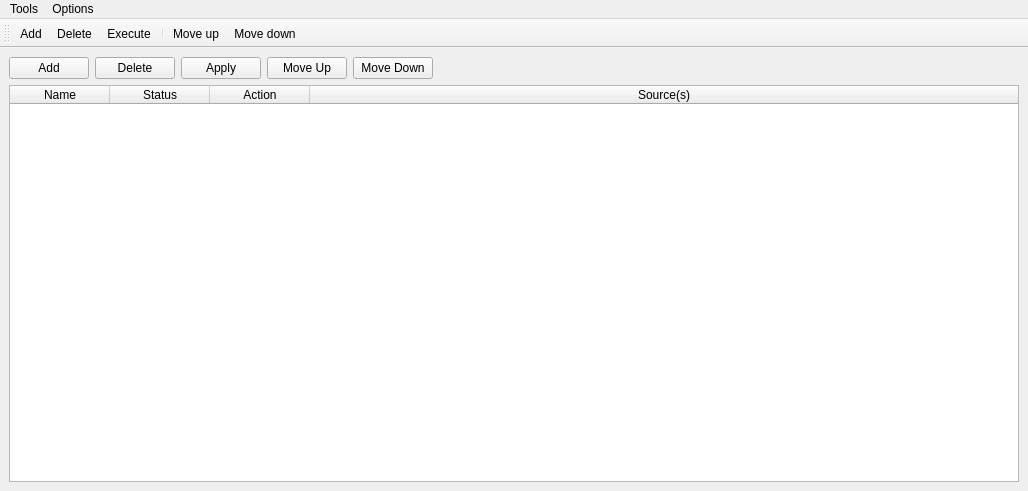
<?xml version="1.0" encoding="UTF-8"?>
<ui version="4.0">
 <class>rulesWindow</class>
 <widget class="QMainWindow" name="rulesWindow">
  <property name="geometry">
   <rect>
    <x>0</x>
    <y>0</y>
    <width>1028</width>
    <height>491</height>
   </rect>
  </property>
  <property name="sizePolicy">
   <sizepolicy hsizetype="Maximum" vsizetype="Maximum">
    <horstretch>0</horstretch>
    <verstretch>0</verstretch>
   </sizepolicy>
  </property>
  <property name="windowTitle">
   <string>DeClutter: Rules</string>
  </property>
  <property name="windowIcon">
   <iconset resource="DeClutter.qrc">
    <normaloff>:/images/DeClutter.ico</normaloff>:/images/DeClutter.ico</iconset>
  </property>
  <widget class="QWidget" name="centralwidget">
   <property name="sizePolicy">
    <sizepolicy hsizetype="Maximum" vsizetype="Maximum">
     <horstretch>0</horstretch>
     <verstretch>0</verstretch>
    </sizepolicy>
   </property>
   <layout class="QGridLayout" name="gridLayout">
    <item row="0" column="0">
     <layout class="QVBoxLayout" name="verticalLayout_2">
      <item>
       <layout class="QHBoxLayout" name="horizontalLayout">
        <item>
         <widget class="QPushButton" name="addRule">
          <property name="text">
           <string>Add</string>
          </property>
         </widget>
        </item>
        <item>
         <widget class="QPushButton" name="deleteRule">
          <property name="text">
           <string>Delete</string>
          </property>
         </widget>
        </item>
        <item>
         <widget class="QPushButton" name="applyRule">
          <property name="text">
           <string>Apply</string>
          </property>
         </widget>
        </item>
        <item>
         <widget class="QPushButton" name="moveUp">
          <property name="text">
           <string>Move Up</string>
          </property>
         </widget>
        </item>
        <item>
         <widget class="QPushButton" name="moveDown">
          <property name="text">
           <string>Move Down</string>
          </property>
         </widget>
        </item>
        <item>
         <spacer name="horizontalSpacer">
          <property name="orientation">
           <enum>Qt::Horizontal</enum>
          </property>
          <property name="sizeHint" stdset="0">
           <size>
            <width>40</width>
            <height>0</height>
           </size>
          </property>
         </spacer>
        </item>
       </layout>
      </item>
      <item>
       <widget class="QTableWidget" name="rulesTable">
        <property name="sizeAdjustPolicy">
         <enum>QAbstractScrollArea::AdjustToContents</enum>
        </property>
        <property name="editTriggers">
         <set>QAbstractItemView::NoEditTriggers</set>
        </property>
        <property name="alternatingRowColors">
         <bool>true</bool>
        </property>
        <property name="columnCount">
         <number>4</number>
        </property>
        <attribute name="horizontalHeaderStretchLastSection">
         <bool>true</bool>
        </attribute>
        <column>
         <property name="text">
          <string>Name</string>
         </property>
        </column>
        <column>
         <property name="text">
          <string>Status</string>
         </property>
        </column>
        <column>
         <property name="text">
          <string>Action</string>
         </property>
        </column>
        <column>
         <property name="text">
          <string>Source(s)</string>
         </property>
        </column>
       </widget>
      </item>
     </layout>
    </item>
   </layout>
  </widget>
  <widget class="QMenuBar" name="menubar">
   <property name="geometry">
    <rect>
     <x>0</x>
     <y>0</y>
     <width>1028</width>
     <height>21</height>
    </rect>
   </property>
   <widget class="QMenu" name="menuOptions">
    <property name="title">
     <string>Tools</string>
    </property>
    <addaction name="actionOpen_log_file"/>
    <addaction name="actionClear_log_file"/>
   </widget>
   <widget class="QMenu" name="menuOptions_2">
    <property name="title">
     <string>Options</string>
    </property>
   </widget>
   <addaction name="menuOptions"/>
   <addaction name="menuOptions_2"/>
  </widget>
  <widget class="QToolBar" name="toolBar">
   <property name="windowTitle">
    <string>toolBar</string>
   </property>
   <attribute name="toolBarArea">
    <enum>TopToolBarArea</enum>
   </attribute>
   <attribute name="toolBarBreak">
    <bool>false</bool>
   </attribute>
   <addaction name="actionAdd"/>
   <addaction name="actionDelete"/>
   <addaction name="actionExecute"/>
   <addaction name="separator"/>
   <addaction name="actionMove_up"/>
   <addaction name="actionMove_down"/>
  </widget>
  <action name="actionAdd">
   <property name="icon">
    <iconset>
     <normaloff>icons/plus.svg</normaloff>icons/plus.svg</iconset>
   </property>
   <property name="text">
    <string>Add</string>
   </property>
   <property name="toolTip">
    <string>Add</string>
   </property>
   <property name="shortcut">
    <string>Ctrl+N</string>
   </property>
  </action>
  <action name="actionOpen_log_file">
   <property name="text">
    <string>Open log file</string>
   </property>
  </action>
  <action name="actionClear_log_file">
   <property name="text">
    <string>Clear log file</string>
   </property>
  </action>
  <action name="actionDelete">
   <property name="icon">
    <iconset>
     <normaloff>icons/cross.svg</normaloff>icons/cross.svg</iconset>
   </property>
   <property name="text">
    <string>Delete</string>
   </property>
   <property name="shortcut">
    <string>Del</string>
   </property>
  </action>
  <action name="actionExecute">
   <property name="icon">
    <iconset>
     <normaloff>icons/media-play.svg</normaloff>icons/media-play.svg</iconset>
   </property>
   <property name="text">
    <string>Execute</string>
   </property>
  </action>
  <action name="actionMove_up">
   <property name="icon">
    <iconset>
     <normaloff>icons/arrow-thin-up.svg</normaloff>icons/arrow-thin-up.svg</iconset>
   </property>
   <property name="text">
    <string>Move up</string>
   </property>
   <property name="shortcut">
    <string>Up</string>
   </property>
  </action>
  <action name="actionMove_down">
   <property name="icon">
    <iconset>
     <normaloff>icons/arrow-thin-down.svg</normaloff>icons/arrow-thin-down.svg</iconset>
   </property>
   <property name="text">
    <string>Move down</string>
   </property>
   <property name="shortcut">
    <string>Down</string>
   </property>
  </action>
 </widget>
 <resources>
  <include location="DeClutter.qrc"/>
 </resources>
 <connections/>
</ui>
